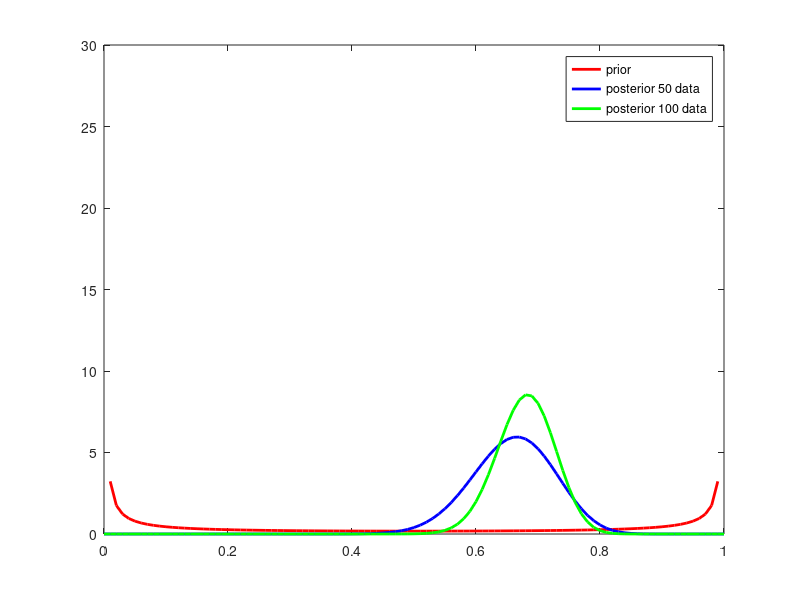

Here is the MATLAB script that generated this plot:
load O.mat
a = 0.1;
b = 0.1;
data1 = O(1:50);
data2 = O(1:100);
X = 0:.01:1;
%% 50 samples
m1_50 = sum(data1 == 0);
m2_50 = 50 - m1_50;
prior = betapdf(X,a,b);
plot(X,prior,'Color','r','LineWidth',2)
hold on
posterior_50 = betapdf(X,a + m1_50,b + m2_50);
plot(X,posterior_50,'Color','b','LineWidth',2)
hold on
%% 100 samples
m1_100 = sum(data2 == 0);
m2_100 = 100 - m1_100;
posterior_100 = betapdf(X,a + m1_100,b + m2_100);
plot(X,posterior_100,'Color','g','LineWidth',2)
ylim([0 30])
legend({'prior','posterior 50 data','posterior 100 data'},'Location','NorthEast');
hold off